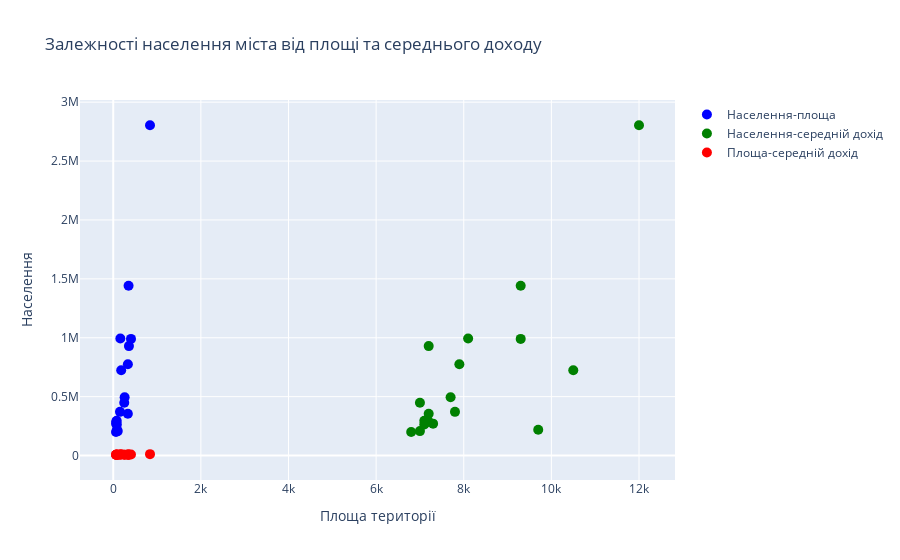

The cell this chart's notebook holds for it:
### Code cell
# Створення графіку
fig = go.Figure()

# Додавання трьох графіків (населення-площа, населення-середній дохід, площа-середній дохід)
fig.add_trace(go.Scatter(x=area, y=population, mode='markers', name='Населення-площа',
                         marker=dict(size=10, color='blue')))
fig.add_trace(go.Scatter(x=income, y=population, mode='markers', name='Населення-середній дохід',
                         marker=dict(size=10, color='green')))
fig.add_trace(go.Scatter(x=area, y=income, mode='markers', name='Площа-середній дохід',
                         marker=dict(size=10, color='red')))

# Налаштування вигляду графіків
fig.update_layout(title='Залежності населення міста від площі та середнього доходу',
                  xaxis=dict(title='Площа території'),
                  yaxis=dict(title='Населення'),
                  showlegend=True)

# Відображення графіка
fig.show()

### Figure 1 — Plotly figure (JSON) as saved in the notebook; plotly's stock layout.template omitted (floating-point values rounded to 4 significant figures)
{"data": [{"marker": {"color": "blue", "size": 10}, "mode": "markers", "name": "Населення-площа", "type": "scatter", "x": [839, 350, 162, 405, 358, 334, 182, 333, 79, 69, 65, 82, 84, 103, 63, 260, 251, 154], "y": [2804000, 1441000, 993100, 990400, 929063, 774930, 724314, 354352, 294727, 287583, 271008, 264529, 218359, 207527, 200400, 494919, 447790, 370800]}, {"marker": {"color": "green", "size": 10}, "mode": "markers", "name": "Населення-середній дохід", "type": "scatter", "x": [12000, 9300, 8100, 9300, 7200, 7900, 10500, 7200, 7100, 7200, 7300, 7100, 9700, 7000, 6800, 7700, 7000, 7800], "y": [2804000, 1441000, 993100, 990400, 929063, 774930, 724314, 354352, 294727, 287583, 271008, 264529, 218359, 207527, 200400, 494919, 447790, 370800]}, {"marker": {"color": "red", "size": 10}, "mode": "markers", "name": "Площа-середній дохід", "type": "scatter", "x": [839, 350, 162, 405, 358, 334, 182, 333, 79, 69, 65, 82, 84, 103, 63, 260, 251, 154], "y": [12000, 9300, 8100, 9300, 7200, 7900, 10500, 7200, 7100, 7200, 7300, 7100, 9700, 7000, 6800, 7700, 7000, 7800]}], "layout": {"showlegend": true, "title": {"text": "Залежності населення міста від площі та середнього доходу"}, "xaxis": {"title": {"text": "Площа території"}}, "yaxis": {"title": {"text": "Населення"}}}}
